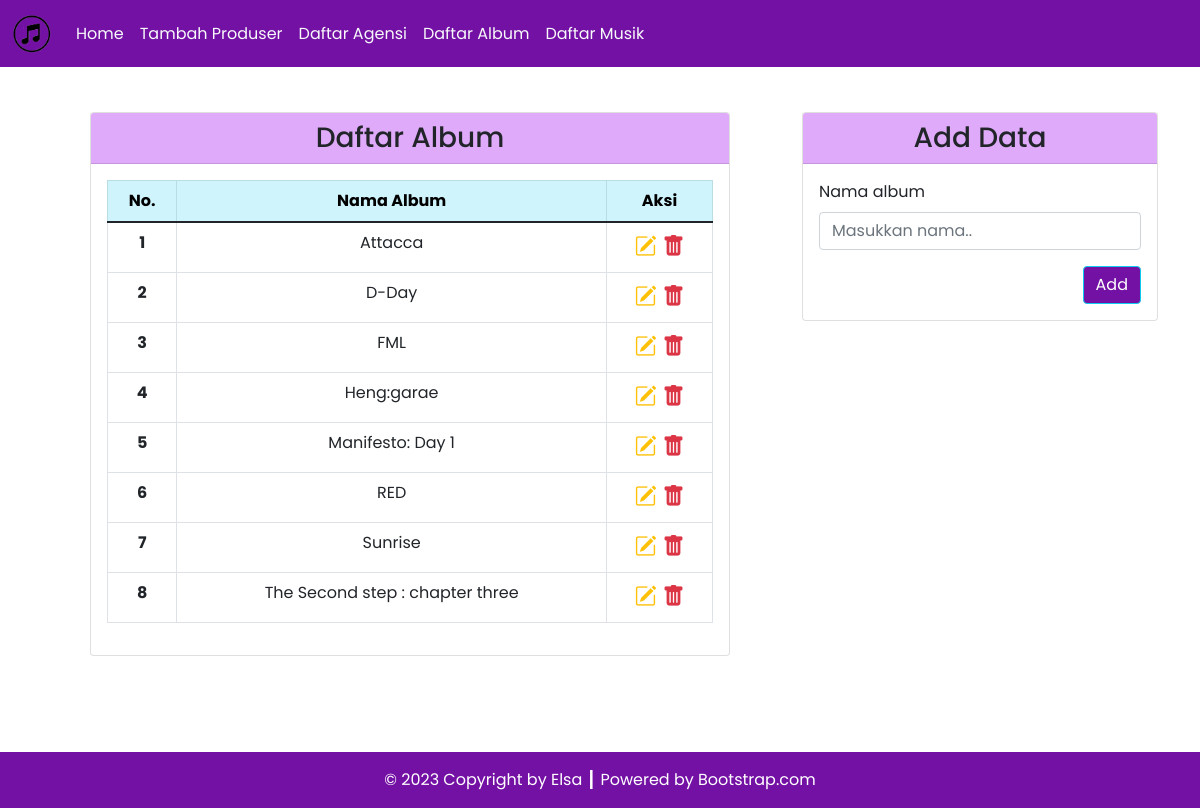
/album.php, run on the app's committed database.
### tables this page shows
CREATE TABLE `album` (
  `id_album` int(11) NOT NULL,
  `album` varchar(255) NOT NULL
);

### config/db.php (called while the page is built)
<?php
$DB_HOST = "localhost";
$DB_USERNAME = "root";
$DB_PASSWORD = "";
$DB_NAME = "tp3";

### classes/DB.php (called while the page is built, shortened)
<?php
class DB
{
    private $hostname;
    private $username;
    private $password;
    private $dbname;
    private $conn;
    private $result;
    function __construct($hostname, $username, $password, $dbname)
    {
        $this->hostname = $hostname;
        $this->username = $username;
        $this->password = $password;
        $this->dbname = $dbname;
    }
    function open()
    {
        $this->conn = mysqli_connect($this->hostname, $this->username, $this->password, $this->dbname);
    }
    function execute($query)
    {
        $this->result = mysqli_query($this->conn, $query);
    }
    function getResult()
    {
        return mysqli_fetch_array($this->result);
    }
}

### classes/Album.php (called while the page is built, shortened)
<?php
class Album extends DB
{
    function getAlbum()
    {
        $query = "SELECT * FROM album ORDER BY album ASC";
        return $this->execute($query);
    }
}

### album.php (the view, shortened to what this page needs)
<?php
include('config/db.php');
include('classes/DB.php');
include('classes/Album.php');
$album = new Album($DB_HOST, $DB_USERNAME, $DB_PASSWORD, $DB_NAME);
$album->open();
$album->getAlbum();
$header = '<tr>
<th scope="row">No.</th>
<th scope="row">Nama Album</th>
<th scope="row">Aksi</th>
</tr>';
$data = null;
$no = 1;
while ($div = $album->getResult()) {
    $data .= '<tr>
    <th scope="row">' . $no . '</th>
    <td>' . $div['album'] . '</td>
    <td style="font-size: 22px;">
        <a href="album.php?id=' . $div['id_album'] . '" title="Edit Data"><i class="bi bi-pencil-square text-warning"></i></a>&nbsp;<a href="album.php?hapus=' . $div['id_album'] . '" title="Delete Data"><i class="bi bi-trash-fill text-danger"></i></a>
        </td>
    </tr>';
    $no++;
}

### data on the page
album: album "Attacca"
album: album "D-Day"
album: album "FML"
album: album "Heng:garae"
album: album "Manifesto: Day 1"
album: album "RED"
album: album "Sunrise"
album: album "The Second step : chapter three"
